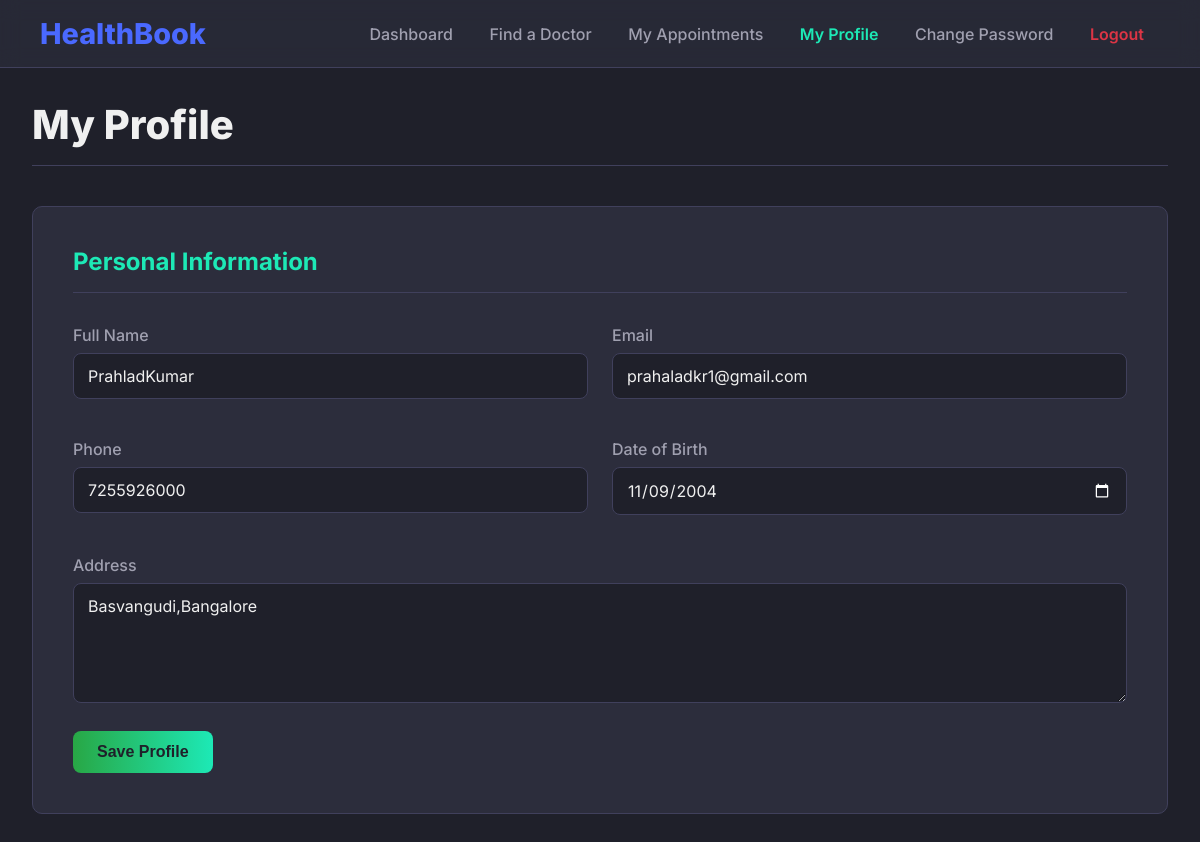
The page /patient/profile/ (signed in) on the database its author committed.
### patient/models.py (models this page shows, shortened)
class Patient(models.Model):
    full_name = models.CharField(max_length=100)
    gender = models.CharField(
        max_length=10,
        choices=[('Male', 'Male'), ('Female', 'Female'), ('Other', 'Other')],
        default='Other'
    )
    date_of_birth = models.DateField()
    phone_number = models.CharField(max_length=15, unique=True)
    email = models.EmailField(unique=True)
    address = models.TextField(blank=True, null=True)
    password = models.CharField(max_length=255)  # store hash later, not raw password
    blood_group = models.CharField(
        max_length=5,
        choices=[
            ('A+', 'A+'), ('A-', 'A-'),
            ('B+', 'B+'), ('B-', 'B-'),
            ('O+', 'O+'), ('O-', 'O-'),
            ('AB+', 'AB+'), ('AB-', 'AB-'),
        ],
        blank=True, null=True
    )
    medical_history = models.TextField(blank=True, null=True)
    created_at = models.DateTimeField(auto_now_add=True)

### patient/views.py (the view)
# urls.py: path('patient/profile/', patient_views.patient_profile, name='patient_profile'),
def patient_profile(request):
    patient_id = request.session.get('patient_id')
    if not patient_id:
        return redirect('patient_login')
    patient = get_object_or_404(Patient, id=patient_id)
    return render(request, 'patient/patient_profile.html', {'patient': patient})

### patient/templates/patient/patient_profile.html (shortened to what this page needs)
{% extends 'patient/base_dashboard.html' %}
{% block nav_profile %}active{% endblock %}
{% block content %}
<h1 class="page-header">My Profile</h1>
<div class="card">
    <h3>Personal Information</h3>
    <form method="POST" action="{% url 'patient_update_profile' %}">
        <div class="form-grid">
            <div class="form-group">
                <label>Full Name</label>
                <input type="text" name="full_name" value="{{ patient.full_name }}" class="form-input">
            </div>
            <div class="form-group">
                <label>Email</label>
                <input type="email" name="email" value="{{ patient.email }}" class="form-input">
            </div>
            <div class="form-group">
                <label>Phone</label>
                <input type="text" name="phone_number" value="{{ patient.phone_number }}" class="form-input">
            </div>
            <div class="form-group">
                <label>Date of Birth</label>
                <input type="date" name="date_of_birth" value="{{ patient.date_of_birth|date:'Y-m-d' }}" class="form-input">
            </div>
            <div class="form-group full-width">
                <label>Address</label>
                <textarea name="address" class="form-textarea">{{ patient.address }}</textarea>
            </div>
        </div>
        <button class="btn-submit btn-submit-green">Save Profile</button>
    </form>
</div>
{% endblock %}

### patient/templates/patient/base_dashboard.html (style rules this page uses)
:root { --bg-dark: #1f202a; --card-dark: #2c2d3c; --primary-blue: #4a69ff; --text-light: #f0f0f0; --text-muted: #a0a0b0; --border-color: #40405c; --success: #28a745; --error: #dc3545; --accent-green: #28a745; --accent-teal: #1de9b6; --primary-gradient: linear-gradient(90deg, var(--accent-green), var(--accent-teal)); }
body { background-color: var(--bg-dark); color: var(--text-light); margin: 0; font-family: 'Inter', -apple-system, BlinkMacSystemFont, "Segoe UI", Roboto, sans-serif; }
.page-header { font-size: 2.5rem; font-weight: 800; color: var(--text-light); margin: 0 0 2.5rem 0; border-bottom: 1px solid var(--border-color); padding-bottom: 1rem; }
.card { background-color: var(--card-dark); border-radius: 10px; padding: 2.5rem; border: 1px solid var(--border-color); margin-bottom: 2rem; opacity: 0; transform: translateY(20px); transition: opacity 0.5s ease-out, transform 0.5s ease-out; }
.card.is-visible { opacity: 1; transform: translateY(0); }
.card h3 { font-size: 1.5rem; font-weight: 700; color: var(--accent-teal); margin: 0 0 2rem 0; border-bottom: 1px solid var(--border-color); padding-bottom: 1rem; }
.form-group { margin-bottom: 1.5rem; }
.form-group label { display: block; margin-bottom: 0.5rem; color: var(--text-muted); font-weight: 500; }
.form-input, .form-textarea, .form-select { width: 100%; padding: 12px 14px; border-radius: 8px; border: 1px solid var(--border-color); background-color: var(--bg-dark); color: var(--text-light); font-size: 1rem; box-sizing: border-box; font-family: 'Inter', sans-serif; transition: border-color 0.3s, box-shadow 0.3s; }
.form-input[type="date"] { color-scheme: dark; }
.form-textarea { min-height: 120px; resize: vertical; }
.btn, .btn-submit { text-decoration: none; padding: 12px 24px; font-weight: 600; border-radius: 8px; font-size: 1rem; border: none; cursor: pointer; transition: all 0.3s ease; display: inline-block; }
.btn-submit { background: var(--primary-blue); color: white; }
.btn-submit-green { background: var(--primary-gradient); color: var(--bg-dark); }

### patient/templates/patient/patient_profile.html (style rules this page uses)
.form-grid { display:grid;grid-template-columns:1fr 1fr;gap:1rem 1.5rem; }
.form-group.full-width { grid-column:1/-1; }

### rows shown on the page
Patient: full_name "PrahladKumar", email "prahaladkr1@gmail.com", phone_number "7255926000", date_of_birth "11/09/2004", address "Basvangudi,Bangalore"
